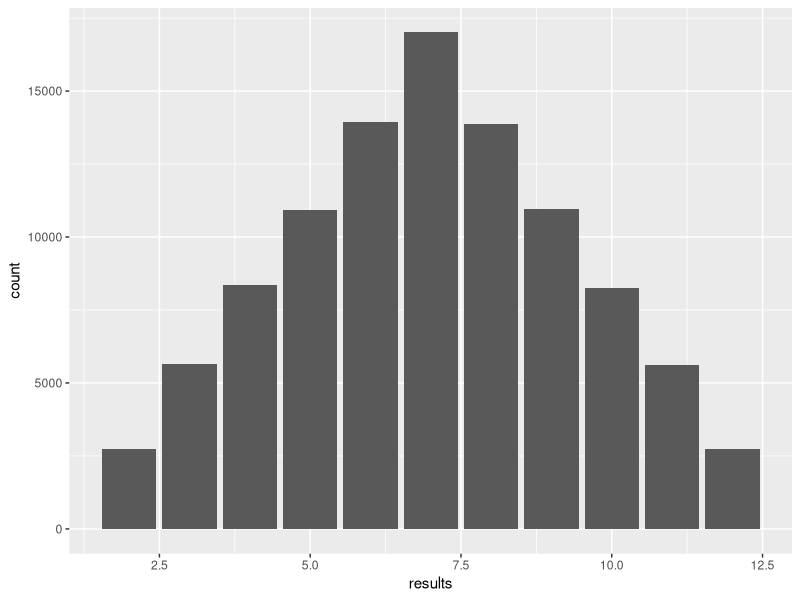

Recreate this plot in R.
## ---- chunk 1
knitr::opts_chunk$set(echo = TRUE)

library(tidyverse)

## ---- chunk 2
# dice = c(1:6)
# sample(dice, 1)

sample(x = 1:6, 1)

roll_one_die <- function(){
  sample(x=1:6, 1)
}

roll_two_dice <- function() {
  roll_one_die() + roll_one_die()
}
## ---- chunk 3
x <- tibble(results = map_int(1:100000, ~ roll_two_dice()))


# x %>%
#   ggplot
ggplot(x, aes(x=results)) + 
  geom_bar()
## ---- chunk 4
rbinom(6,size=6,prob=8/36)
